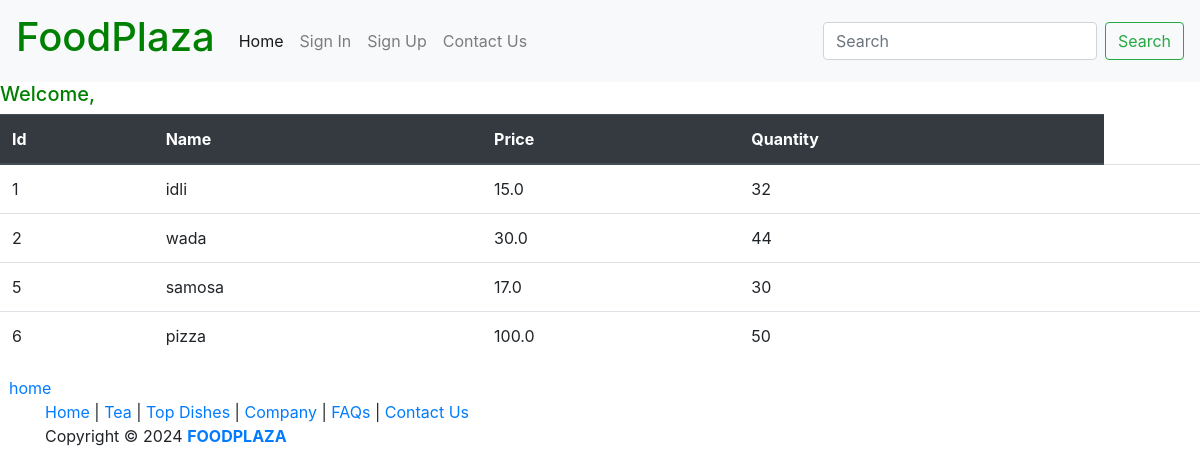
/foodapp/foods/, run on the app's committed database.
### foodapp/models.py (models this page shows, shortened)
class FoodModel(models.Model):
	name=models.CharField(max_length=15);
	price=models.FloatField();
	quantity=models.IntegerField()

### foodapp/views.py (the view)
# urls.py: path('foods/', showAllFoodsView),
def showAllFoodsView(request):
	foods=FoodModel.objects.all()
	return render(request,'foodapp/foods.html',{'allfoods':foods})

### templates/foodapp/foods.html (shortened to what this page needs)
{% load static %}
{% include 'header2.html' %}
<caption><h5 style="color:green">Welcome, {{ request.session.email }}</h5></caption>
<div>
<table id="t" class="table" >
<thead class="thead-dark">
    <tr>
        <th>Id</th>
        <th>Name</th>
        <th>Price</th>
        <th>Quantity</th>
    </tr>
</thead>
	<tbody id="ss" class="thead-light">
    {% if allfoods %}
        {% for f in allfoods %}
        <tr>
            <td>{{f.id}}</td>
            <td>{{f.name}}</td>
            <td>{{f.price}}</td>
            <td>{{f.quantity}}</td>
			<td colspan=3>
			</td>
        </tr>
        {% endfor %}
    {% endif %}
</table>
</div>
<a href='/'>home</a>
{% include 'footer.html' %}

### templates/header2.html (shortened to what this page needs)
<!DOCTYPE html PUBLIC "-//W3C//DTD XHTML 1.0 Transitional//EN" "http://www.w3.org/TR/xhtml1/DTD/xhtml1-transitional.dtd">
<link rel="stylesheet" href="https://stackpath.bootstrapcdn.com/bootstrap/4.4.1/css/bootstrap.min.css">
<html xmlns="http://www.w3.org/1999/xhtml">
{% load static %}
<nav class="navbar navbar-expand-lg navbar-light bg-light">
  <a class="navbar-brand" href="/"><h1 style="color:green">FoodPlaza</h1></a>
  <div class="collapse navbar-collapse" id="navbarSupportedContent">
    <ul class="navbar-nav mr-auto">
		  {% if request.session.utype is None %}
      <li class="nav-item active">
        <a class="nav-link" href="/">Home <span class="sr-only">(current)</span></a>
      </li>
      <li class="nav-item">
        <a class="nav-link" href="/userapp/userlogin/">Sign In</a>
      </li>
	   <li class="nav-item">
        <a class="nav-link" href="/userapp/adduser/">Sign Up</a>
      </li>
	  {% endif %}
	  <li class="nav-item">
        <a class="nav-link" href="#">Contact Us</a>
      </li>
    </ul>
    <form class="form-inline my-2 my-lg-0">
      <input class="form-control mr-sm-2" type="text" id="food" placeholder="Search" aria-label="Search">
      <button class="btn btn-outline-success my-2 my-sm-0" type="submit">Search</button>
    </form>
  </div>
</nav>

### templates/footer.html (shortened to what this page needs)
<!DOCTYPE html PUBLIC "-//W3C//DTD XHTML 1.0 Transitional//EN" "http://www.w3.org/TR/xhtml1/DTD/xhtml1-transitional.dtd">
<html xmlns="http://www.w3.org/1999/xhtml">
<link rel="stylesheet" href="https://stackpath.bootstrapcdn.com/bootstrap/4.4.1/css/bootstrap.min.css">
<head>
</head>
<div class="container">
<body>
<div id="templatemo_footer">
    	<a href="#">Home</a> | <a href="#">Tea</a> | <a href="#">Top Dishes</a> | <a href="#">Company</a> | <a href="#">FAQs</a> | <a href="#">Contact Us</a><br />
        Copyright © 2024 <a href="#"><strong>FOODPLAZA</strong></a>
        </div>
</body>
</html>

### data on the page
FoodModel: id "1", name "idli", price "15.0", quantity "32"
FoodModel: id "2", name "wada", price "30.0", quantity "44"
FoodModel: id "5", name "samosa", price "17.0", quantity "30"
FoodModel: id "6", name "pizza", price "100.0", quantity "50"
